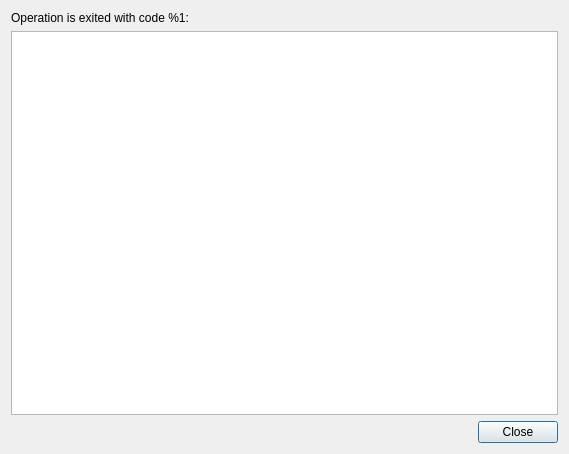
<?xml version="1.0" encoding="UTF-8"?>
<ui version="4.0">
 <class>alt::ErrorDialog</class>
 <widget class="QDialog" name="alt::ErrorDialog">
  <property name="geometry">
   <rect>
    <x>0</x>
    <y>0</y>
    <width>569</width>
    <height>454</height>
   </rect>
  </property>
  <property name="windowTitle">
   <string>Error</string>
  </property>
  <property name="windowIcon">
   <iconset theme="QIcon::ThemeIcon::DialogError"/>
  </property>
  <property name="modal">
   <bool>true</bool>
  </property>
  <layout class="QGridLayout" name="gridLayout">
   <item row="2" column="1">
    <widget class="QPushButton" name="closeButton">
     <property name="text">
      <string>Close</string>
     </property>
     <property name="icon">
      <iconset theme="QIcon::ThemeIcon::WindowClose"/>
     </property>
    </widget>
   </item>
   <item row="2" column="0">
    <spacer name="horizontalSpacer">
     <property name="orientation">
      <enum>Qt::Orientation::Horizontal</enum>
     </property>
     <property name="sizeHint" stdset="0">
      <size>
       <width>40</width>
       <height>20</height>
      </size>
     </property>
    </spacer>
   </item>
   <item row="1" column="0" colspan="2">
    <widget class="QPlainTextEdit" name="plainTextEdit">
     <property name="readOnly">
      <bool>true</bool>
     </property>
     <property name="plainText">
      <string notr="true"/>
     </property>
     <property name="textInteractionFlags">
      <set>Qt::TextInteractionFlag::LinksAccessibleByKeyboard|Qt::TextInteractionFlag::LinksAccessibleByMouse|Qt::TextInteractionFlag::TextBrowserInteraction|Qt::TextInteractionFlag::TextSelectableByKeyboard|Qt::TextInteractionFlag::TextSelectableByMouse</set>
     </property>
    </widget>
   </item>
   <item row="0" column="0" colspan="2">
    <widget class="QLabel" name="titleLabel">
     <property name="text">
      <string>Operation is exited with code %1:</string>
     </property>
    </widget>
   </item>
  </layout>
 </widget>
 <resources/>
 <connections>
  <connection>
   <sender>closeButton</sender>
   <signal>clicked()</signal>
   <receiver>alt::ErrorDialog</receiver>
   <slot>accept()</slot>
   <hints>
    <hint type="sourcelabel">
     <x>520</x>
     <y>428</y>
    </hint>
    <hint type="destinationlabel">
     <x>284</x>
     <y>226</y>
    </hint>
   </hints>
  </connection>
 </connections>
</ui>
